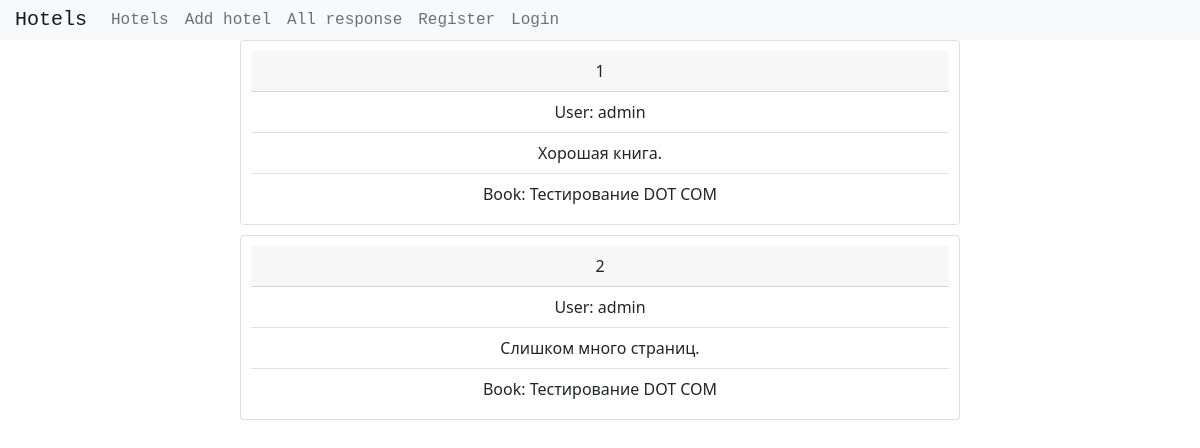
/review_list/, run on the app's committed database.
### main/models.py (models this page shows, shortened)
class Review(models.Model):
    user = models.ForeignKey(User, on_delete=models.CASCADE)
    book = models.ForeignKey(Book, on_delete=models.CASCADE)
    text = models.TextField()
    class Meta:
        verbose_name = 'Отзыв'
        verbose_name_plural = "Отзывы"

class Book(models.Model):
    name = models.CharField('Название', max_length=255)
    price = models.DecimalField('Цена', max_digits=10, decimal_places=2)
    pages_number = models.IntegerField('Страницы', default=100)
    description = models.TextField('Описание', null=True, blank=True)
    def __str__(self):
        return self.name
    class Meta:
        verbose_name = 'Книга'
        verbose_name_plural = "Книги"

### main/views.py (the view)
# urls.py: path('review_list/', views.review_list, name='review_list'),
def review_list(request):
    reviews = Review.objects.all()
    return render(request, 'main/review_list.html', {'reviews': reviews})

### main/templates/main/review_list.html (shortened to what this page needs)
{% extends 'main/base.html' %}
{%block content%}
{% for review in reviews %}
    <div class="review card">
      <div class="card-header">
        {{review.id}}
      </div>
      <ul class="list-group list-group-flush">
        <li class="list-group-item">User: {{review.user}}</li>
        <li class="list-group-item">{{review.text}}</li>
        <li class="list-group-item">Book: {{review.book}}</li>
      </ul>
    </div>
{% endfor %}
{% endblock %}

### main/static/main/css/styles.css (style rules this page uses)
.review { text-align: center; padding: 10px; margin-bottom: 10px; }
ul li { display:block; transition: transform .6s ease; text-decoration: none; }

### data on the page
Review: id "1", user "admin", text "Хорошая книга.", book "Тестирование DOT COM"
Review: id "2", user "admin", text "Слишком много страниц.", book "Тестирование DOT COM"
